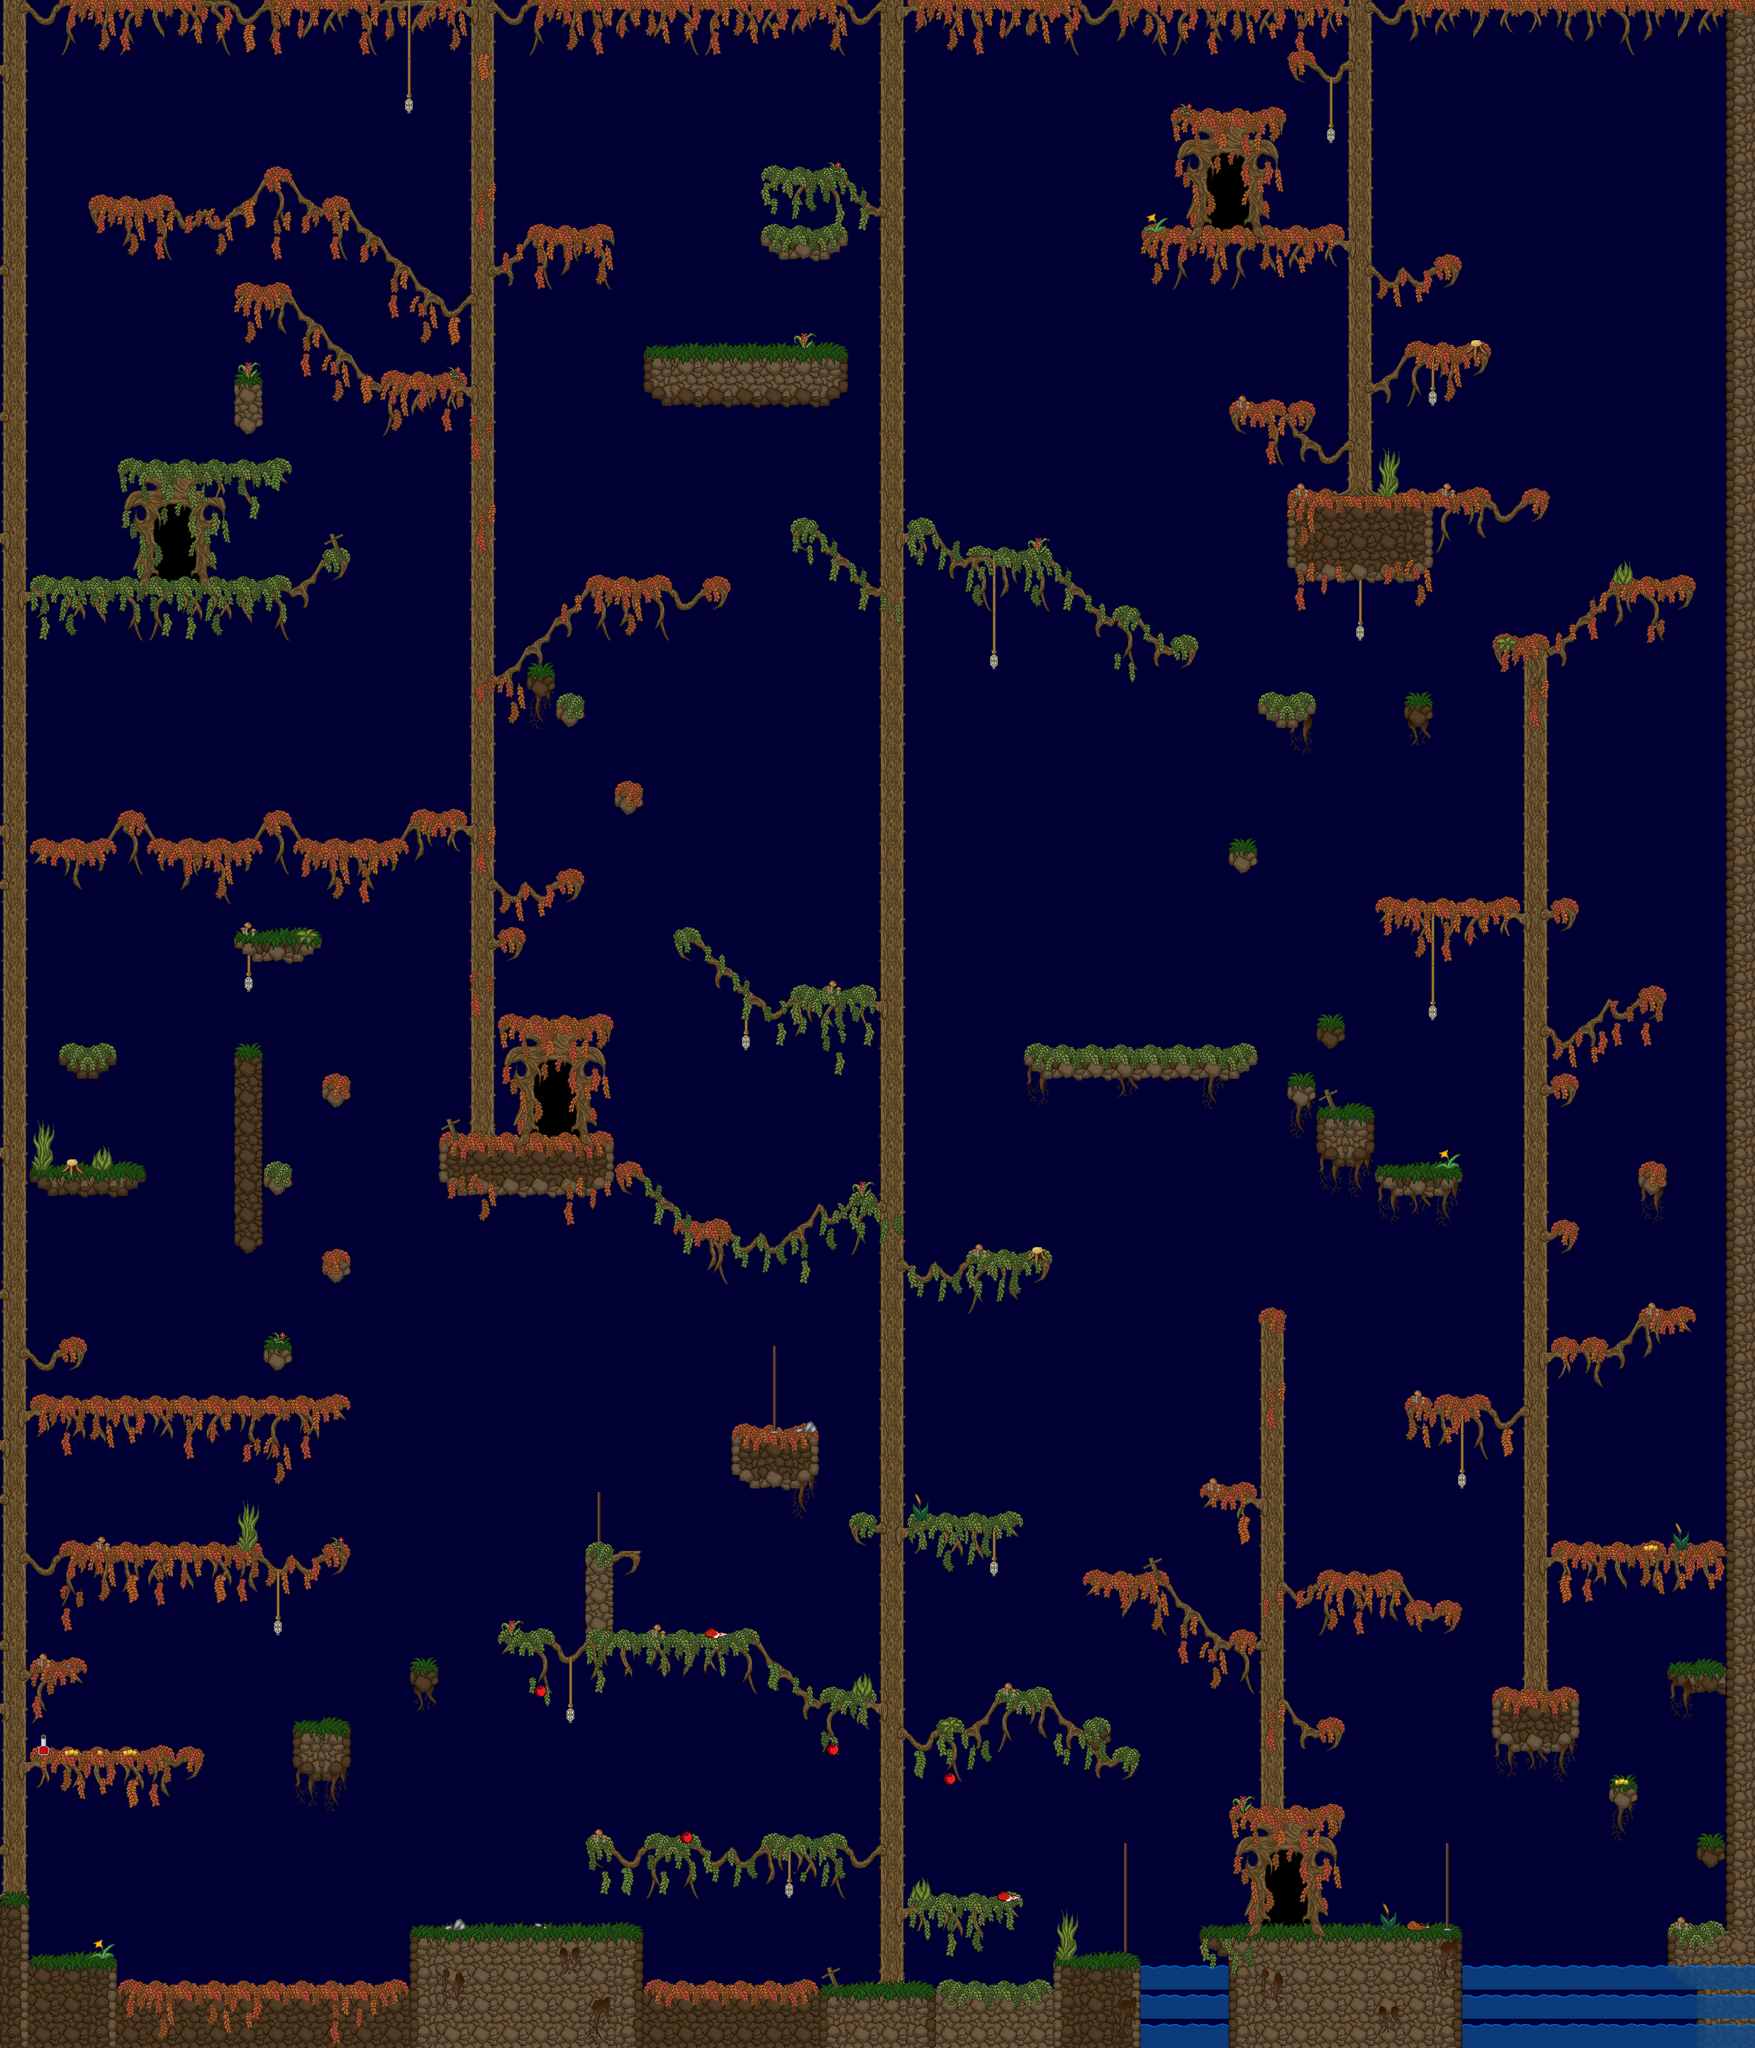

Tiled map render using the project's own tile images. Description and the map definition, with tile-layer contents summarised, below:
An orthogonal 60x70 tile map with 50x50 px tiles, 10 tile layers (BG 1, BG 2, BG 3, BG 4, ...), 1 hidden layer not drawn, 4 tilesets and 206 objects.

<map version="1.0" tiledversion="1.0.2" orientation="orthogonal" renderorder="right-down" width="60" height="70" tilewidth="50" tileheight="50" backgroundcolor="#000034" nextobjectid="237">
 <properties>
  <property name="backgroundlayers" value="-1.0,res/level/forest/layer_inf.png,3.0,res/level/forest/layer_3.png" />
  <property name="dimming" value="0.4" />
  <property name="musicpath" value="res/music/forest.ogg" />
  <property name="tilesetpath" value="res/level/forest/tileset_level_forest.png" />
 </properties>
 <tileset firstgid="1" name="tileset_level_forest" tilewidth="50" tileheight="50" spacing="2" margin="1" tilecount="361" columns="19">
  <image source="tileset_level_forest.png" width="1000" height="1000" />
 </tileset>
 <tileset firstgid="362" name="tileset_level_dynamic_tiles" tilewidth="50" tileheight="50" spacing="2" margin="1" tilecount="560" columns="40">
  <image source="../../convenience/tilesets/tileset_level_dynamic_tiles.png" width="2080" height="728" />
 </tileset>
 <tileset firstgid="922" name="tileset_enemies" tilewidth="50" tileheight="50" spacing="2" margin="1" tilecount="50" columns="5">
  <image source="../../convenience/tilesets/tileset_enemies.png" width="260" height="520" />
 </tileset>
 <tileset firstgid="972" name="spritesheet_levelitems" tilewidth="50" tileheight="50" tilecount="576" columns="24">
  <image source="../../convenience/tilesets/spritesheet_levelitems.png" width="1200" height="1200" />
  <tile id="0">
   <properties>
    <property name="id" value="fo_caveberry" />
   </properties>
  </tile>
  <tile id="1">
   <properties>
    <property name="id" value="mi_goldengoblet" />
   </properties>
  </tile>
  <tile id="2">
   <properties>
    <property name="id" value="go_onecoin" />
   </properties>
  </tile>
  <tile id="3">
   <properties>
    <property name="id" value="qe_letter" />
   </properties>
  </tile>
  <tile id="4">
   <properties>
    <property name="id" value="eq_ringoflesserhealth" />
   </properties>
  </tile>
  <tile id="25">
   <properties>
    <property name="id" value="fo_healingherb" />
   </properties>
  </tile>
  <tile id="26">
   <properties>
    <property name="id" value="fo_glowingshroom" />
   </properties>
  </tile>
  <tile id="27">
   <properties>
    <property name="id" value="go_threecoins" />
   </properties>
  </tile>
  <tile id="28">
   <properties>
    <property name="id" value="fo_water" />
   </properties>
  </tile>
  <tile id="48">
   <properties>
    <property name="id" value="fo_cheese" />
   </properties>
  </tile>
  <tile id="49">
   <properties>
    <property name="id" value="fo_bread" />
   </properties>
  </tile>
  <tile id="50">
   <properties>
    <property name="id" value="fo_lesserhealingpotion" />
   </properties>
  </tile>
  <tile id="51">
   <properties>
    <property name="id" value="fo_rawmeat" />
   </properties>
  </tile>
  <tile id="52">
   <properties>
    <property name="id" value="we_oathbreaker" />
   </properties>
  </tile>
  <tile id="72">
   <properties>
    <property name="id" value="fo_apple" />
   </properties>
  </tile>
  <tile id="75">
   <properties>
    <property name="id" value="fo_roastedmeat" />
   </properties>
  </tile>
 </tileset>
 <layer name="BG 1" width="60" height="70">
  <data>[4200 cells, 1471 non-empty, 96 distinct tile ids]</data>
 </layer>
 <layer name="BG 2" width="60" height="70">
  <data>[4200 cells, 702 non-empty, 132 distinct tile ids]</data>
 </layer>
 <layer name="BG 3" width="60" height="70">
  <data>[4200 cells, 458 non-empty, 94 distinct tile ids]</data>
 </layer>
 <layer name="BG 4" width="60" height="70">
  <data>[4200 cells, 56 non-empty, 37 distinct tile ids]</data>
 </layer>
 <layer name="fluid" width="60" height="70">
  <data>[4200 cells, 39 non-empty, 1 distinct tile ids]</data>
 </layer>
 <layer name="item" width="60" height="70">
  <data>[4200 cells, 17 non-empty, 8 distinct tile ids]</data>
 </layer>
 <layer name="LFG 1" width="60" height="70">
  <data>[4200 cells, 17 non-empty, 11 distinct tile ids]</data>
 </layer>
 <layer name="LFG 2" width="60" height="70">
  <data>[4200 cells, 2 non-empty, 2 distinct tile ids]</data>
 </layer>
 <layer name="FG 1" width="60" height="70">
  <data>[4200 cells, 3 non-empty, 3 distinct tile ids]</data>
 </layer>
 <layer name="FG 2" width="60" height="70">
  <data>[4200 cells, 0 non-empty, 0 distinct tile ids]</data>
 </layer>
 <layer name="collidable" width="60" height="70" visible="0">
  <data>[4200 cells, 649 non-empty, 1 distinct tile ids]</data>
 </layer>
 <objectgroup name="lever 1">
  <object id="234" gid="371" x="1500" y="2300" width="50" height="50" />
  <object id="235" gid="373" x="1600" y="2300" width="50" height="50" />
  <object id="236" gid="372" x="1500" y="2400" width="50" height="50" />
 </objectgroup>
 <objectgroup name="lever 2">
  <object id="230" gid="531" x="450" y="550" width="50" height="50" />
  <object id="231" gid="371" x="800" y="600" width="50" height="50" />
  <object id="232" gid="373" x="850" y="550" width="50" height="50" />
  <object id="233" gid="372" x="500" y="600" width="50" height="50" />
 </objectgroup>
 <objectgroup name="dynamic">
  <object id="73" gid="362" x="700" y="1000" width="50" height="50" />
  <object id="74" gid="362" x="700" y="1050" width="50" height="50" />
  <object id="75" gid="362" x="700" y="1100" width="50" height="50" />
  <object id="76" gid="362" x="700" y="1150" width="50" height="50" />
  <object id="77" gid="362" x="700" y="1200" width="50" height="50" />
  <object id="78" gid="362" x="700" y="1250" width="50" height="50" />
  <object id="79" gid="362" x="700" y="1300" width="50" height="50" />
  <object id="80" gid="362" x="700" y="1350" width="50" height="50" />
  <object id="81" gid="362" x="700" y="1400" width="50" height="50" />
  <object id="82" gid="362" x="350" y="1400" width="50" height="50" />
  <object id="83" gid="362" x="350" y="1350" width="50" height="50" />
  <object id="84" gid="362" x="350" y="1300" width="50" height="50" />
  <object id="85" gid="362" x="350" y="1250" width="50" height="50" />
  <object id="86" gid="362" x="350" y="1200" width="50" height="50" />
  <object id="87" gid="362" x="350" y="1150" width="50" height="50" />
  <object id="88" gid="362" x="200" y="1150" width="50" height="50" />
  <object id="89" gid="362" x="200" y="1200" width="50" height="50" />
  <object id="90" gid="362" x="200" y="1250" width="50" height="50" />
  <object id="91" gid="362" x="200" y="1300" width="50" height="50" />
  <object id="92" gid="362" x="200" y="1350" width="50" height="50" />
  <object id="93" gid="362" x="200" y="1400" width="50" height="50" />
  <object id="94" gid="362" x="2400" y="1550" width="50" height="50" />
  <object id="95" gid="362" x="2400" y="1500" width="50" height="50" />
  <object id="96" gid="362" x="2400" y="1450" width="50" height="50" />
  <object id="97" gid="362" x="2450" y="1450" width="50" height="50" />
  <object id="98" gid="362" x="2500" y="1450" width="50" height="50" />
  <object id="99" gid="362" x="2550" y="1450" width="50" height="50" />
  <object id="100" gid="362" x="2550" y="1500" width="50" height="50" />
  <object id="101" gid="362" x="2550" y="1550" width="50" height="50" />
  <object id="102" gid="362" x="400" y="2900" width="50" height="50" />
  <object id="103" gid="362" x="400" y="2850" width="50" height="50" />
  <object id="104" gid="362" x="400" y="2800" width="50" height="50" />
  <object id="105" gid="362" x="750" y="2650" width="50" height="50" />
  <object id="106" gid="362" x="1900" y="2600" width="50" height="50" />
  <object id="107" gid="362" x="1900" y="2550" width="50" height="50" />
  </objectgroup>
 <objectgroup name="enemy">
  <!-- 24 objects omitted --></objectgroup>
 <objectgroup name="trigger">
  <!-- 4 objects omitted --></objectgroup>
 <objectgroup name="light" visible="0">
  <!-- 14 objects omitted --></objectgroup>
</map>
<!-- 164 of 206 objects omitted -->
